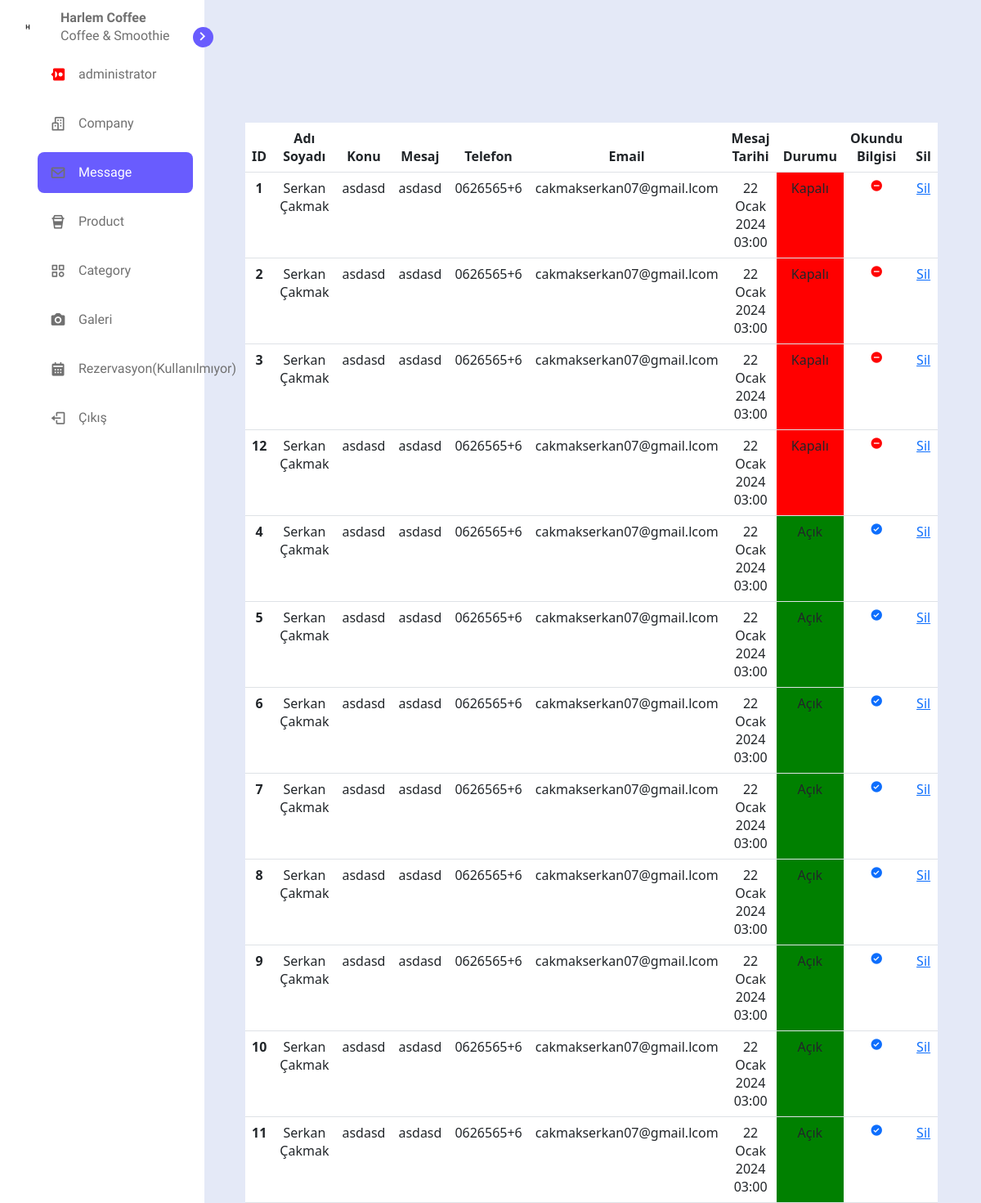
/admin_mesajlari/ (signed in), run on an earlier commit of the app's database.
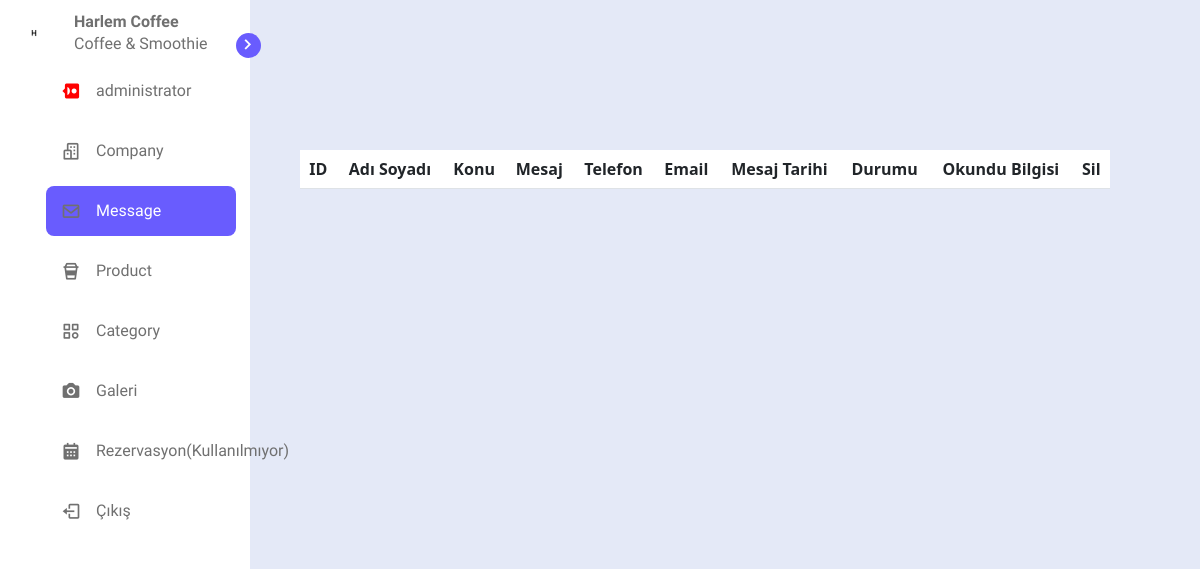
And on a later commit of the database.
### qrcafe/models.py (models this page shows)
class Message(models.Model):
    first_name = models.CharField(max_length=50,null=False,blank=False)
    last_name = models.CharField(max_length=50,null=False,blank=False)
    message = models.CharField(max_length=255,null=False,blank=False)
    subject = models.CharField(max_length=255,null=False,blank=False)
    phone = models.CharField(max_length=255,null=False,blank=False)
    email = models.EmailField(max_length=255,null=False,blank=False)
    status = models.BooleanField(default=True)
    is_delete = models.BooleanField(default=False)
    date_joined = models.DateTimeField(auto_now_add=True)

### qrcafe/views.py (the view)
# urls.py: path('admin_mesajlari/', views.admin_messages, name='admin_mesajlari'),
def admin_messages(request):
    if not request.user.is_authenticated:
        return redirect('index')
    messages = Message.objects.filter(is_delete=False).order_by('status')
    closed_messages = Message.objects.filter(status=False).order_by('date_joined')
    context = {
        'closed_messages':closed_messages,
        'messages':messages,
    }
    return render(request,'admin/messages.html',context)

### qrcafe/templates/admin/messages.html (shortened to what this page needs)
{% load static %}
{% block content %}
{% include "include_html/_navbar.html" %}
<head>
<link rel="stylesheet" href="{% static "css/messages.css" %}">
</head>
<div class="content">
      <table class="table">
  <thead>
    <tr>
      <th scope="col">ID</th>
      <th scope="col">Adı Soyadı</th>
      <th scope="col">Konu</th>
      <th scope="col">Mesaj</th>
      <th scope="col">Telefon</th>
      <th scope="col">Email</th>
      <th scope="col">Mesaj Tarihi</th>
      <th scope="col">Durumu</th>
      <th scope="col">Okundu Bilgisi</th>
      <th scope="col">Sil</th>
    </tr>
  </thead>
  <tbody>
    {% for message in messages  %}
    <tr>
      <th scope="row">{{message.id}}</th>
      <td>{{message.first_name}} {{message.last_name}}</td>
      <td>{{message.subject}}</td>
      <td>{{message.message}}</td>
      <td>{{message.phone}}</td>
      <td>{{message.email}}</td>
      <td>{{message.date_joined}}</td>
<td class="{% if message.status == False %}closeMessage{% else %}openMessage{% endif %}">
    {% if message.status == False %}
        Kapalı
    {% else %}
        Açık
    {% endif %}
</td>
<td>
    <a href="{% url "mesaji_kapat" message.id %}">
        {% if message.status == False %}
            <i class='bx bxs-minus-circle'></i>
        {% else %}
            <i class='bx bxs-check-circle'></i>
        {% endif %}
    </a>
</td>
<td><a href="{% url "delete_message" message.id %}">Sil</a></td>
</tr>
    {% endfor %}
  </tbody>
</table>
{% endblock content %}

What changed in the data, as far as the page shows it:
removed Message: id "1", first_name "Serkan", last_name "Çakmak", subject "asdasd", message "asdasd", phone "0626565+6", email "cakmakserkan07@gmail.lcom", date_joined "22 Ocak 2024 03:00", status "Kapalı"
removed Message: id "2", first_name "Serkan", last_name "Çakmak", subject "asdasd", message "asdasd", phone "0626565+6", email "cakmakserkan07@gmail.lcom", date_joined "22 Ocak 2024 03:00", status "Kapalı"
removed Message: id "3", first_name "Serkan", last_name "Çakmak", subject "asdasd", message "asdasd", phone "0626565+6", email "cakmakserkan07@gmail.lcom", date_joined "22 Ocak 2024 03:00", status "Kapalı"
removed Message: id "12", first_name "Serkan", last_name "Çakmak", subject "asdasd", message "asdasd", phone "0626565+6", email "cakmakserkan07@gmail.lcom", date_joined "22 Ocak 2024 03:00", status "Kapalı"
removed Message: id "4", first_name "Serkan", last_name "Çakmak", subject "asdasd", message "asdasd", phone "0626565+6", email "cakmakserkan07@gmail.lcom", date_joined "22 Ocak 2024 03:00", status "Açık"
removed Message: id "5", first_name "Serkan", last_name "Çakmak", subject "asdasd", message "asdasd", phone "0626565+6", email "cakmakserkan07@gmail.lcom", date_joined "22 Ocak 2024 03:00", status "Açık"
removed Message: id "6", first_name "Serkan", last_name "Çakmak", subject "asdasd", message "asdasd", phone "0626565+6", email "cakmakserkan07@gmail.lcom", date_joined "22 Ocak 2024 03:00", status "Açık"
removed Message: id "7", first_name "Serkan", last_name "Çakmak", subject "asdasd", message "asdasd", phone "0626565+6", email "cakmakserkan07@gmail.lcom", date_joined "22 Ocak 2024 03:00", status "Açık"
removed Message: id "8", first_name "Serkan", last_name "Çakmak", subject "asdasd", message "asdasd", phone "0626565+6", email "cakmakserkan07@gmail.lcom", date_joined "22 Ocak 2024 03:00", status "Açık"
removed Message: id "9", first_name "Serkan", last_name "Çakmak", subject "asdasd", message "asdasd", phone "0626565+6", email "cakmakserkan07@gmail.lcom", date_joined "22 Ocak 2024 03:00", status "Açık"
removed Message: id "10", first_name "Serkan", last_name "Çakmak", subject "asdasd", message "asdasd", phone "0626565+6", email "cakmakserkan07@gmail.lcom", date_joined "22 Ocak 2024 03:00", status "Açık"
removed Message: id "11", first_name "Serkan", last_name "Çakmak", subject "asdasd", message "asdasd", phone "0626565+6", email "cakmakserkan07@gmail.lcom", date_joined "22 Ocak 2024 03:00", status "Açık"
